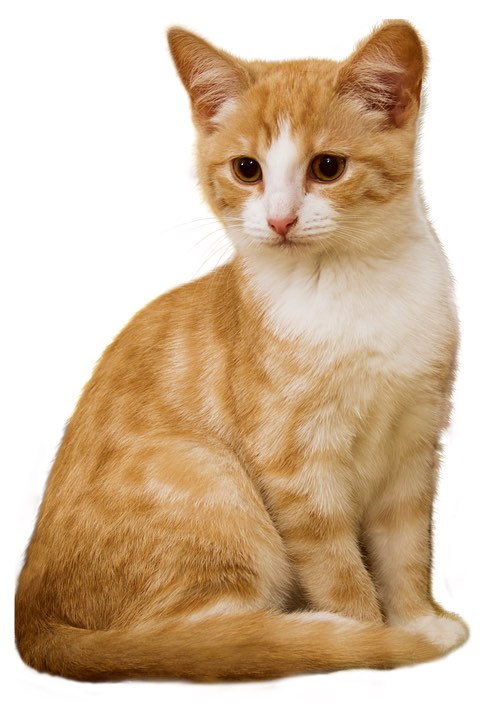
//> input picture 第一部分-快速上手OpenCV/chapter01-邂逅OpenCV/cat.jpg, 498 x 720 px
$ ./DrawH2SHistExample   (built with g++ and OpenCV 4)
//> lines starting //> are read from the running program, lines starting //| are printed output that depends on the picture
#include <iostream>
#include <vector>
#include <opencv2/opencv.hpp>
#include <opencv2/highgui/highgui.hpp>
#include <opencv2/imgproc/imgproc.hpp>
#include <memory>

using namespace std;
using namespace cv;

int main(int argc, char *argv[]) {

    // 载入原始图, 转化为HSV颜色模型
    Mat srcImage = imread("cat.jpg", 1);
//> srcImage is the input picture: 720 rows x 498 cols, CV_8UC3; mean B, G, R 162.6, 189.2, 213.4
    Mat hsvImage;
    cvtColor(srcImage, hsvImage, COLOR_BGR2HSV);
//> hsvImage: 720 rows x 498 cols, CV_8UC3; mean H, S, V 13.2, 74.6, 213.4

    // 参数准备
    // 将色调量化为30个等级, 将饱和度量化为32个等级
    int hueBinNum = 30; // 色调的直方图直条数量
    int saturationBinNum = 32; // 饱和度的直方图直条数量
    int histSize[] = {hueBinNum, saturationBinNum};

    // 定义色调的变化范围为0到179
    float hueRanges[] = {0, 180};
    // 定义饱和度的变换范围为0(黑、白、灰)到255(纯光谱颜色)
    float saturationRanges[] = {0, 256};
    const float* ranges[] = {hueRanges, saturationRanges};
    MatND dstHist;
    // 参数准备, calcHist函数中将计算第0个通道到第1个通道的直方图
    int channels[] = {0, 1};

    // [3]正式调用calcHist, 进行直方图计算
    calcHist(&hsvImage,// 输入的数组
            1, // 数组个数为1
            channels, // 通道索引
            Mat(), // 不使用掩膜
            dstHist, // 输出的目标直方图
            2, // 需要计算的直方图的维度为2,
            histSize, // 存放每个维度的直方图尺寸的数组
            ranges, // 每一维数值的取值范围数组
            true, // 指示直方图是否均匀的标识符, true表示均匀的直方图
            false); // 累计标识符, false表示直方图在配置阶段会被清零
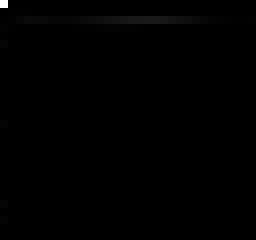
//> dstHist: 30 rows x 32 cols, CV_32FC1 (shown 8 times larger); min 0, max 130308, mean 373.5; drawn with min black and max white

    // [4]为绘制直方图准备参数
    double maxValue = 0; // 最大值
    minMaxLoc(dstHist, 0, &maxValue, 0, 0); // 查找数组和子数组的全局最小值和最大值存入maxValue中
//> maxValue = 130308
    int scale = 10;
    Mat histImg = Mat::zeros(saturationBinNum*scale, hueBinNum*10, CV_8UC3);

    // [5]双层循环, 进行直方图绘制
    for (int hue=0; hue < hueBinNum; hue++) {
        for (int saturation = 0; saturation < saturationBinNum; saturation++) {
            float binValue = dstHist.at<float>(hue, saturation); // 直方图直条的值
            int intensity = cvRound(binValue*255/maxValue); // 强度

            // 正式进行绘制
            rectangle(histImg, Point(hue*scale, saturation*scale), Point((hue+1)*scale-1, (saturation+1)*scale-1), Scalar::all(intensity), FILLED);

        }
    }
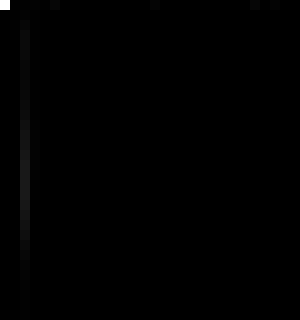
//> histImg: 320 rows x 300 cols, CV_8UC3; min 0, max 255, mean 0.7


    // 显示效果图
    imshow("素材图", srcImage);
    imshow("H-S直方图", histImg);

    waitKey(0);

    return 0;
}
